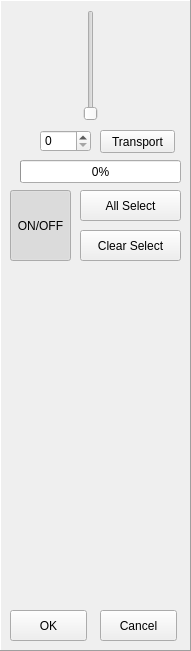
  <widget class="QFrame" name="frame" >
   <property name="geometry" >
    <rect>
     <x>970</x>
     <y>50</y>
     <width>191</width>
     <height>651</height>
    </rect>
   </property>
   <property name="frameShape" >
    <enum>QFrame::Panel</enum>
   </property>
   <property name="frameShadow" >
    <enum>QFrame::Raised</enum>
   </property>
   <widget class="QPushButton" name="pbCancel" >
    <property name="geometry" >
     <rect>
      <x>100</x>
      <y>610</y>
      <width>77</width>
      <height>31</height>
     </rect>
    </property>
    <property name="text" >
     <string>Cancel</string>
    </property>
   </widget>
   <widget class="QPushButton" name="pbOK" >
    <property name="geometry" >
     <rect>
      <x>10</x>
      <y>610</y>
      <width>77</width>
      <height>31</height>
     </rect>
    </property>
    <property name="text" >
     <string>OK</string>
    </property>
   </widget>
   <widget class="QSlider" name="vsBrightness" >
    <property name="geometry" >
     <rect>
      <x>80</x>
      <y>10</y>
      <width>21</width>
      <height>111</height>
     </rect>
    </property>
    <property name="maximum" >
     <number>63</number>
    </property>
    <property name="orientation" >
     <enum>Qt::Vertical</enum>
    </property>
   </widget>
   <widget class="QSpinBox" name="sbBrightness" >
    <property name="geometry" >
     <rect>
      <x>40</x>
      <y>130</y>
      <width>51</width>
      <height>22</height>
     </rect>
    </property>
    <property name="maximum" >
     <number>63</number>
    </property>
   </widget>
   <widget class="QPushButton" name="pbTransport" >
    <property name="geometry" >
     <rect>
      <x>100</x>
      <y>130</y>
      <width>75</width>
      <height>23</height>
     </rect>
    </property>
    <property name="text" >
     <string>Transport</string>
    </property>
   </widget>
   <widget class="QPushButton" name="pbAllSelect" >
    <property name="geometry" >
     <rect>
      <x>80</x>
      <y>190</y>
      <width>101</width>
      <height>31</height>
     </rect>
    </property>
    <property name="text" >
     <string>All Select</string>
    </property>
   </widget>
   <widget class="QPushButton" name="pbClearSelect" >
    <property name="geometry" >
     <rect>
      <x>80</x>
      <y>230</y>
      <width>101</width>
      <height>31</height>
     </rect>
    </property>
    <property name="text" >
     <string>Clear Select</string>
    </property>
   </widget>
   <widget class="QProgressBar" name="pgbLight" >
    <property name="geometry" >
     <rect>
      <x>20</x>
      <y>160</y>
      <width>161</width>
      <height>23</height>
     </rect>
    </property>
    <property name="value" >
     <number>0</number>
    </property>
   </widget>
   <widget class="QToolButton" name="tbOnOff" >
    <property name="geometry" >
     <rect>
      <x>10</x>
      <y>190</y>
      <width>61</width>
      <height>71</height>
     </rect>
    </property>
    <property name="text" >
     <string>ON/OFF</string>
    </property>
    <property name="checkable" >
     <bool>true</bool>
    </property>
    <property name="checked" >
     <bool>true</bool>
    </property>
   </widget>
  </widget>
